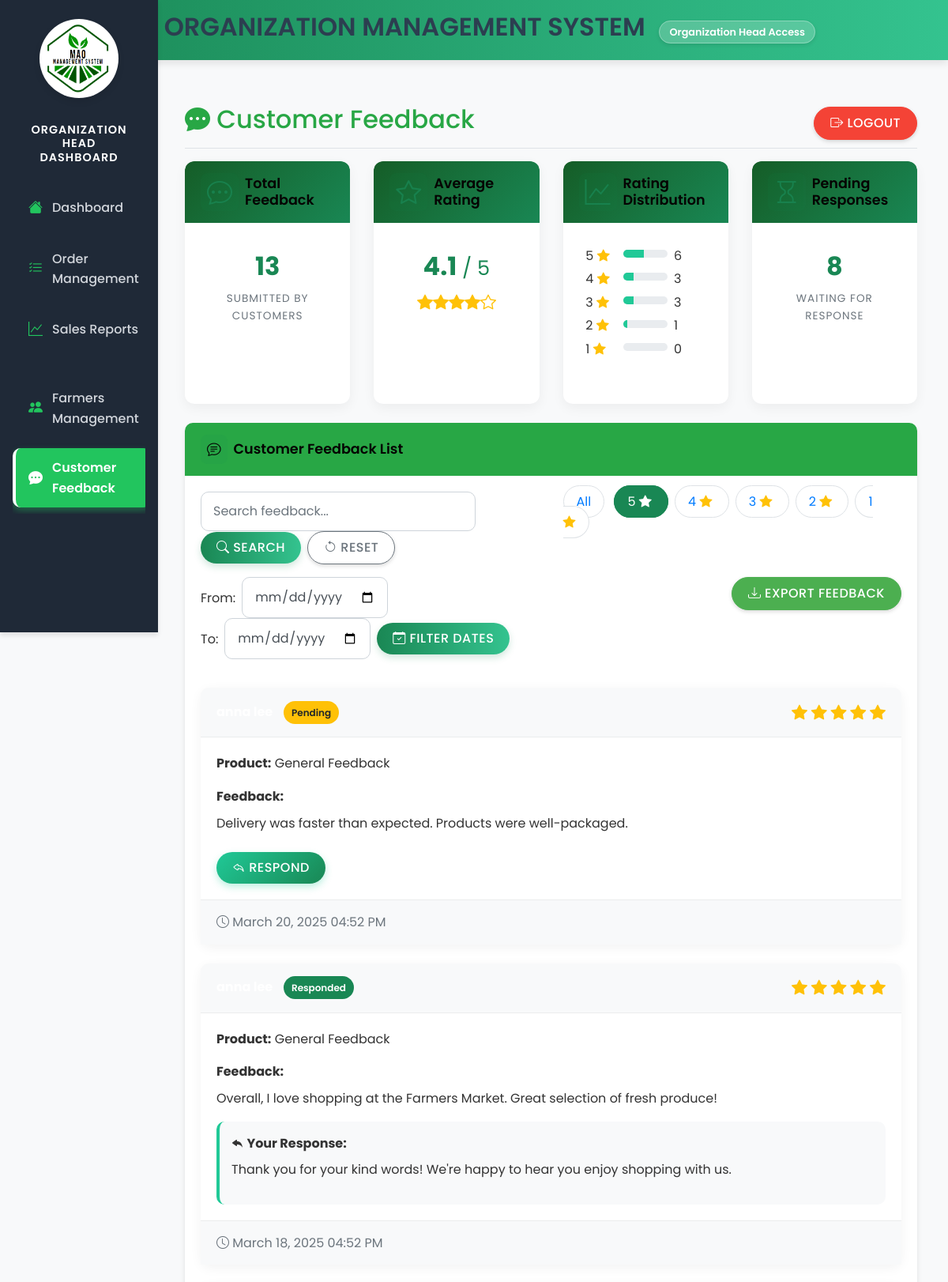
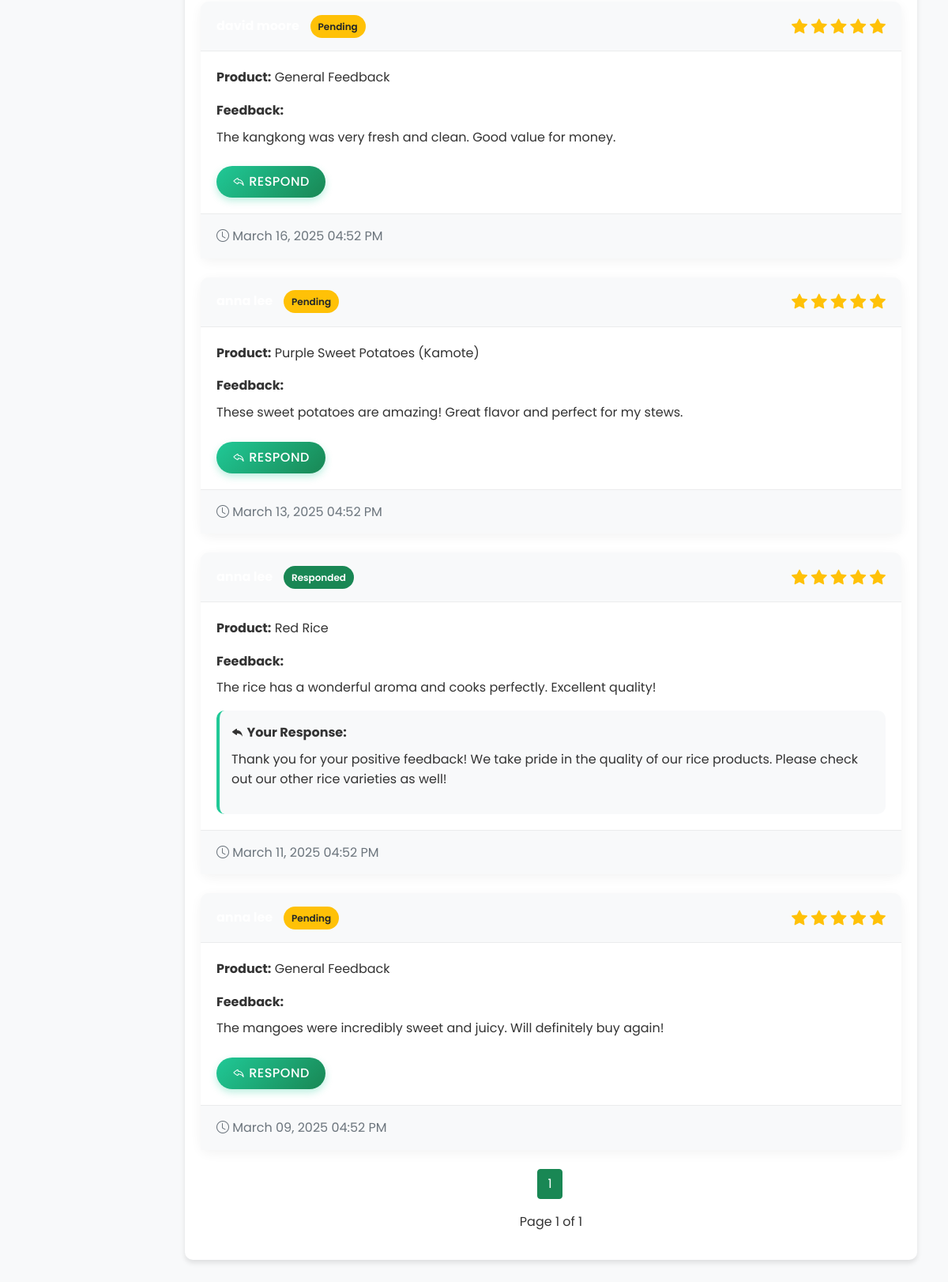
Page /views/organization-head/organization-head-feedback.php?rating=5 (signed in) on the committed database (2 pictures, top to bottom).
### tables this page shows
CREATE TABLE `feedback` (
  `feedback_id` int(11) NOT NULL,
  `user_id` int(11) DEFAULT NULL,
  `product_id` int(11) DEFAULT NULL,
  `feedback_text` text DEFAULT NULL,
  `rating` int(11) DEFAULT NULL CHECK (`rating` >= 1 and `rating` <= 5),
  `created_at` timestamp NOT NULL DEFAULT current_timestamp(),
  `status` varchar(20) DEFAULT 'pending',
  `farmer_id` int(11) DEFAULT NULL,
  `order_id` int(11) DEFAULT NULL
);

CREATE TABLE `products` (
  `product_id` int(11) NOT NULL,
  `name` varchar(100) NOT NULL,
  `description` text DEFAULT NULL,
  `price` decimal(10,2) NOT NULL,
  `farmer_id` int(11) DEFAULT NULL,
  `status` enum('pending','approved','rejected') DEFAULT 'pending',
  `created_at` timestamp NOT NULL DEFAULT current_timestamp(),
  `updated_at` timestamp NOT NULL DEFAULT current_timestamp() ON UPDATE current_timestamp(),
  `image` varchar(255) DEFAULT NULL,
  `stock` int(11) DEFAULT 0,
  `unit_type` varchar(20) DEFAULT 'piece' COMMENT 'The unit of measurement (e.g., kilogram, piece, bunch)'
);

### views/organization-head/organization-head-feedback.php (the view, shortened to what the rows shown need)
<?php
$db = new Database();
$conn = $db->connect();
$limit = 10;
$page = isset($_GET['page']) ? (int)$_GET['page'] : 1;
$offset = ($page - 1) * $limit;
$search = isset($_GET['search']) ? trim($_GET['search']) : '';
$rating_filter = isset($_GET['rating']) ? (int)$_GET['rating'] : 0;
try {
    $query = "SELECT f.feedback_id, f.feedback_text, f.rating, f.created_at, f.status,
              u.first_name, u.last_name, u.email,
              p.name AS product_name, p.product_id,
              (SELECT response_text FROM feedback_responses WHERE feedback_id = f.feedback_id) AS response_text
              FROM feedback f
              JOIN users u ON f.user_id = u.user_id
              LEFT JOIN products p ON f.product_id = p.product_id";
    $conditions = [];
    $params = [];
    if ($rating_filter > 0) {
        $conditions[] = "f.rating = :rating";
        $params[':rating'] = $rating_filter;
    }
    if (!empty($conditions)) {
        $query .= " WHERE " . implode(" AND ", $conditions);
    }
    $query .= " ORDER BY f.created_at DESC";
    $query .= " LIMIT :offset, :limit";
    $stmt = $conn->prepare($query);
    foreach ($params as $key => $value) {
        $stmt->bindValue($key, $value);
    }
    $stmt->bindParam(':offset', $offset, PDO::PARAM_INT);
    $stmt->bindParam(':limit', $limit, PDO::PARAM_INT);
    $stmt->execute();
    $feedbacks = $stmt->fetchAll(PDO::FETCH_ASSOC);
} catch (PDOException $e) {
    error_log("Database error in getting feedback: " . $e->getMessage());
    $_SESSION['message'] = "Error retrieving feedback. Please try again later.";
    $_SESSION['message_type'] = 'danger';
    $feedbacks = [];
    $totalFeedbacks = 0;
    $totalPages = 1;
}
?>
<!DOCTYPE html>
<html lang="en">
<head>
    <link href="https://stackpath.bootstrapcdn.com/bootstrap/4.5.2/css/bootstrap.min.css" rel="stylesheet">
    <link href="https://cdn.jsdelivr.net/npm/bootstrap-icons/font/bootstrap-icons.css" rel="stylesheet">
    <link rel="stylesheet" href="../../public/style/admin.css">
    <link rel="stylesheet" href="../../public/style/admin-sidebar.css">
    <link rel="stylesheet" href="../../public/style/organization-head-dashboard.css">
</head>
<body class="bg-light">
    <div class="organization-header text-center">
        <h2><i class="bi bi-building"></i> ORGANIZATION MANAGEMENT SYSTEM
            <span class="organization-badge">Organization Head Access</span>
        </h2>
    </div>
    <div class="container-fluid">
        <div class="row">
            <main role="main" class="col-md-9 ml-sm-auto col-lg-10 px-4">
                <div class="d-flex justify-content-between flex-wrap flex-md-nowrap align-items-center pt-3 pb-2 mb-3 border-bottom">
                    <h1 class="h2 text-success"><i class="bi bi-chat-dots-fill"></i> Customer Feedback</h1>
                </div>
                <div class="row">
                    <div class="col-12">
                        <div class="card">
                            <div class="card-body">
                                <?php if (empty($feedbacks)): ?>
                                    <div class="alert alert-info">
                                        No feedback found. <?= !empty($search) ? 'Try a different search term.' : '' ?>
                                    </div>
                                <?php else: ?>
                                    <?php foreach ($feedbacks as $feedback): ?>
                                        <div class="feedback-card card">
                                            <div class="card-header d-flex justify-content-between align-items-center">
                                                <div>
                                                    <span class="font-weight-bold"><?= htmlspecialchars($feedback['first_name'] . ' ' . $feedback['last_name']) ?></span>
                                                    <?php if (isset($feedback['status'])): ?>
                                                        <span class="feedback-status status-<?= $feedback['status'] ?>">
                                                            <?= ucfirst($feedback['status']) ?>
                                                        </span>
                                                    <?php else: ?>
                                                        <span class="feedback-status status-pending">Pending</span>
                                                    <?php endif; ?>
                                                </div>
                                                <div class="rating-stars">
                                                    <?php for ($i = 1; $i <= 5; $i++): ?>
                                                        <?php if ($i <= $feedback['rating']): ?>
                                                            <i class="bi bi-star-fill"></i>
                                                        <?php else: ?>
                                                            <i class="bi bi-star"></i>
                                                        <?php endif; ?>
                                                    <?php endfor; ?>
                                                </div>
                                            </div>
                                            <div class="card-body">
                                                <div class="mb-3">
                                                    <strong>Product:</strong> <?= htmlspecialchars($feedback['product_name'] ?? 'General Feedback') ?>
                                                </div>
                                                <div class="mb-3">
                                                    <strong>Feedback:</strong>
                                                    <p class="mt-2"><?= nl2br(htmlspecialchars($feedback['feedback_text'])) ?></p>
                                                </div>
                                                <?php if (!empty($feedback['response_text'])): ?>
                                                    <div class="feedback-response">
                                                        <strong><i class="bi bi-reply-fill"></i> Your Response:</strong>
                                                        <p class="mt-2"><?= nl2br(htmlspecialchars($feedback['response_text'])) ?></p>
                                                    </div>
                                                <?php endif; ?>
                                                <?php if (empty($feedback['response_text'])): ?>
                                                    <button type="button" class="btn btn-respond mt-2 respond-btn"
                                                            data-toggle="modal"
                                                            data-target="#responseModal"
                                                            data-feedback-id="<?= $feedback['feedback_id'] ?>"
                                                            data-customer-name="<?= htmlspecialchars($feedback['first_name'] . ' ' . $feedback['last_name']) ?>"
                                                            data-product-name="<?= htmlspecialchars($feedback['product_name'] ?? 'General Feedback') ?>"
                                                            data-feedback-text="<?= htmlspecialchars($feedback['feedback_text']) ?>">
                                                        <i class="bi bi-reply"></i> Respond
                                                    </button>
                                                <?php endif; ?>
                                            </div>
                                            <div class="card-footer text-muted">
                                                <i class="bi bi-clock"></i> <?= date('F d, Y h:i A', strtotime($feedback['created_at'])) ?>
                                            </div>
                                        </div>
                                    <?php endforeach; ?>
                                <?php endif; ?>
                            </div>
                        </div>
                    </div>
                </div>
            </main>
        </div>
    </div>
</body>
</html>

### rows in the picture
feedback: status "Pending", rating 5 (drawn), product_name "General Feedback", feedback_text "Delivery was faster than expected. Products were well-packaged.", created_at "March 20, 2025 04:52 PM"
feedback: status "Responded", rating 5 (drawn), product_name "General Feedback", feedback_text "Overall, I love shopping at the Farmers Market. Great selection of fresh produce!", response_text "Thank you for your kind words! We're happy to hear you enjoy shopping with us.", created_at "March 18, 2025 04:52 PM"
feedback: status "Pending", rating 5 (drawn), product_name "General Feedback", feedback_text "The kangkong was very fresh and clean. Good value for money.", created_at "March 16, 2025 04:52 PM"
feedback: status "Pending", rating 5 (drawn), product.name "Purple Sweet Potatoes (Kamote)", feedback_text "These sweet potatoes are amazing! Great flavor and perfect for my stews.", created_at "March 13, 2025 04:52 PM"
feedback: status "Responded", rating 5 (drawn), product.name "Red Rice", feedback_text "The rice has a wonderful aroma and cooks perfectly. Excellent quality!", response_text "Thank you for your positive feedback! We take pride in the quality of our rice products. Please check out our other rice varieties as well!", created_at "March 11, 2025 04:52 PM"
feedback: status "Pending", rating 5 (drawn), product_name "General Feedback", feedback_text "The mangoes were incredibly sweet and juicy. Will definitely buy again!", created_at "March 09, 2025 04:52 PM"

### other values in the picture
$totalFeedbackCount "13"
$avgRating "4.1"
$ratingCounts[$i] "6"
$ratingCounts[$i] "3"
$ratingCounts[$i] "1"
$ratingCounts[$i] "0"
$unrespondedCount "8"
$page "1"
$totalPages "1"
